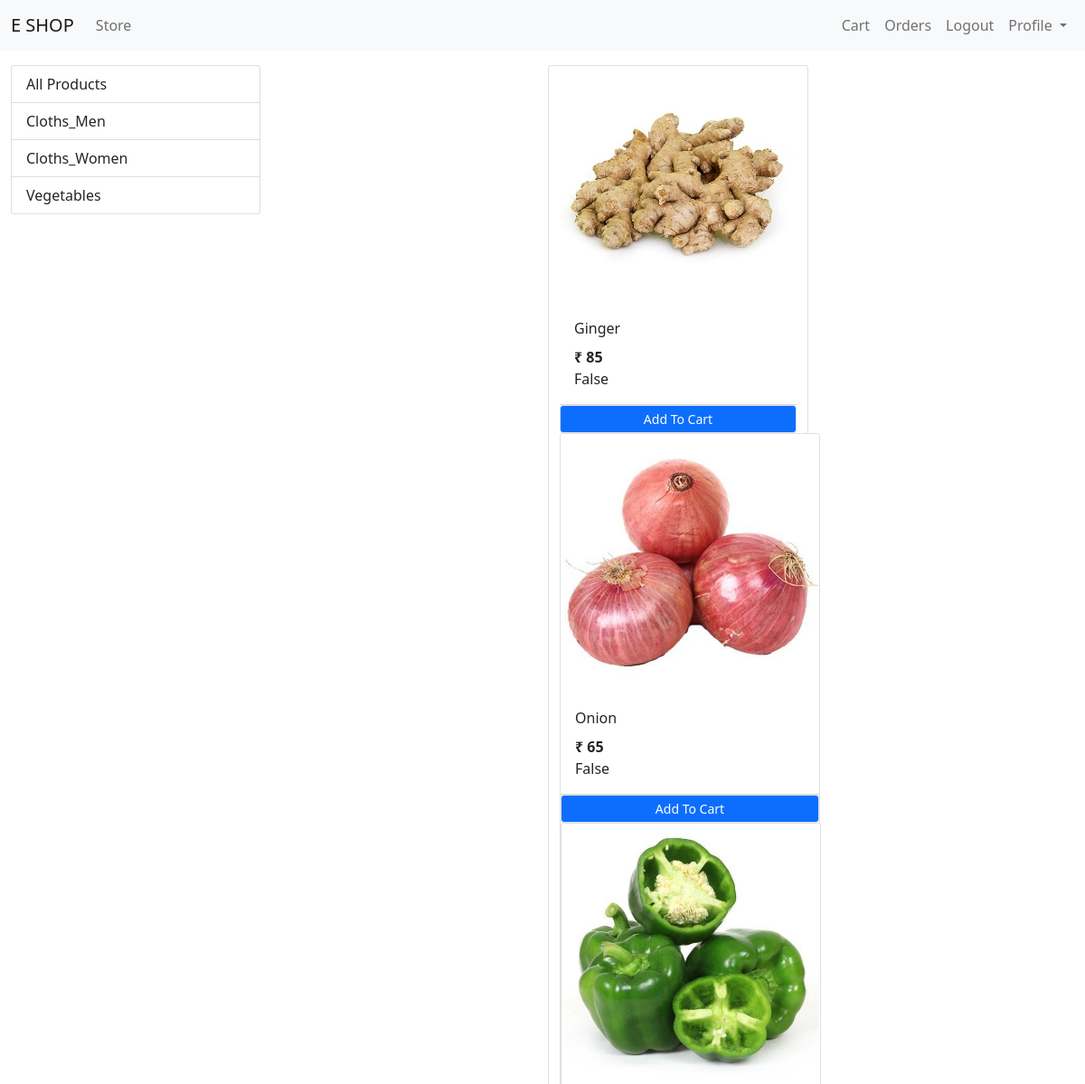
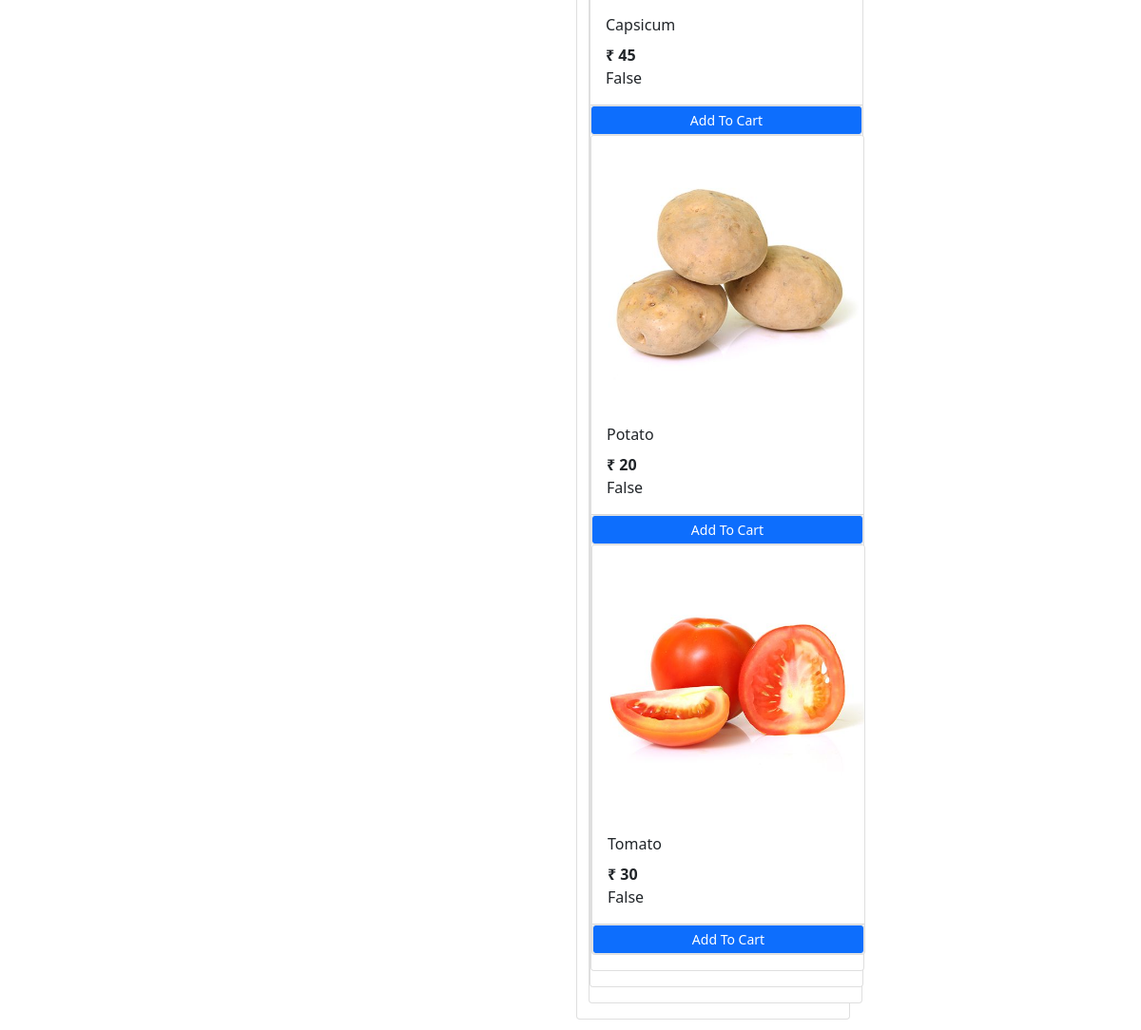
The app's page /?category=3 (signed in) with its own data (2 pictures, top to bottom).
### store/models/category.py (models this page shows, shortened)
class Category(models.Model):
    name = models.CharField(max_length=25)
    @staticmethod
    def get_all_categories():
        return Category.objects.all()

### store/models/product.py (models this page shows, shortened)
class Product(models.Model):
    name = models.CharField(max_length=50)
    price = models.IntegerField(default=0)
    category  = models.ForeignKey(Category , default=1 , on_delete=models.CASCADE)
    description = models.CharField(max_length=200 , default='' , null= True , blank= True)
    image = models.ImageField(upload_to ='upload/products/')
    @staticmethod
    def get_all_products_by_category_id(category_id):
        if category_id:
            return Product.objects.filter(category = category_id)
        else :
             return Product.get_all_products()

### store/views/home.py (the view, shortened to what this page needs)
# urls.py: path("" , Index.as_view() , name = "homepage"),
class Index(View):
    def get(self , request):
        cart = request.session.get("cart")
        if not cart:
            request.session["cart"] = {}
        products =  None
        categories = Category.get_all_categories()
        category_id = request.GET.get("category")
        if category_id:
            products = Product.get_all_products_by_category_id(category_id)
        else:
            products = Product.get_all_products()
        data = {}
        data["products"] = products
        data["categories"] = categories
        print (f'you are : {request.session.get("customer_email")}')
        return render(request, 'index.html' , data)

### store/templatetags/cart.py (called while the page is built)
@register.filter(name="is_in_cart")
def is_in_cart(product , cart):
    keys = cart.keys()
    for id in keys:
        if int(id) == product.id:
            return True
    return False

### store/templatetags/custom_filter.py (called while the page is built)
@register.filter(name="currency")
def currency(number):
    return "₹ "+str(number)

### store/templates/index.html (shortened to what this page needs)
{% extends "base.html" %}
{%block content%}
{%load cart%}
{%load custom_filter%}
<div class="container-fluid">
  <div class = "row">
   <div class = "col-lg-3 mx-auto">
    <div class="list-group">
      <a href="/" class="list-group-item list-group-item-action" aria-current="true">
        All Products
      </a>
      {% for category in categories %}
      <a href="/?category={{category.id}}" class="list-group-item list-group-item-action" aria-current="true">
        {{category.name}}
      </a>
      {% endfor%}
    </div>
   </div>
    <div id = "products" class = "col-lg-9 mx-auto">
      <div class="row mx-auto">
        {% for product in products%}
        <div class="card mx-auto mb-3" id={{product.id}} style="width: 18rem;">
          <img src="{{product.image.url}}" class="card-img-top" alt="just beautiful">
          <div class="card-body">
            <p class="card-title">{{product.name}}</p>
            <p class="card-text"><b>{{product.price|currency}}</b></p>
            {{product | is_in_cart:request.session.cart}}
          </div>
          <div class = "card-footer p-0">
            {%if product|is_in_cart:request.session.cart%}
              <div class = "row no-gutters">
                <form action = "/#{{product.id}}" method = "POST" class = "col-2">
                  {%csrf_token%}
                  <input hidden type="text" name = "product" value="{{product.id}}">
                  <input hidden type="text" name = "remove" value="True">
                  <input type = "submit" value = " - " class = "btn btn-block btn-secondary">
                </form>
                <div class = "text-center col">{{product|cart_quantity:request.session.cart}} in Cart</div>
                <form action = "/#{{product.id}}" method = "POST" class = "col-2">
                  {%csrf_token%}
                  <input hidden type="text" name = "product" value="{{product.id}}">
                  <input type = "submit" value = " + " class = "btn btn-block btn-secondary">
                </form>
                </div>
              </div>
            {%else%}
              <form action="/#{{product.id}}" method="POST" class = "btn-block">
                <input type="submit" class="btn btn-primary border btn-sm form-control" value="Add To Cart">
              </form>
            {%endif%}
          </div>
        {%endfor%}
      </div>
    </div>
</div>
{%endblock%}

### records on screen
Category: name "Cloths_Men"
Category: name "Cloths_Women"
Category: name "Vegetables"
Product: image (picture), name "Ginger", price "₹ 85", session "False"
Product: image (picture), name "Onion", price "₹ 65", session "False"
Product: image (picture), name "Capsicum", price "₹ 45", session "False"
Product: image (picture), name "Potato", price "₹ 20", session "False"
Product: image (picture), name "Tomato", price "₹ 30", session "False"
